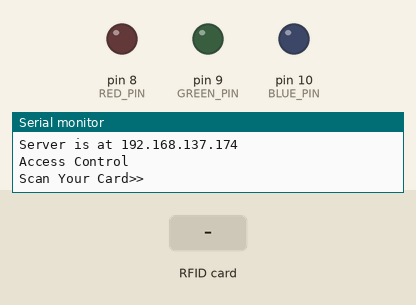
The sketch below on a simulated Arduino Mega 2560, built with avr-gcc and run on an emulated ATmega2560. On the bench: output pins drawn as LEDs (lit = HIGH), the last lines printed to the serial monitor. The inputs (shaded band) are chosen by the test bench. Storage starts empty; pins used as bus, display or sensor lines are not drawn.

Above: at 1.3 s.
1.4 s: RFID card 96 50 14 30 held to the reader
At 1.9 s:
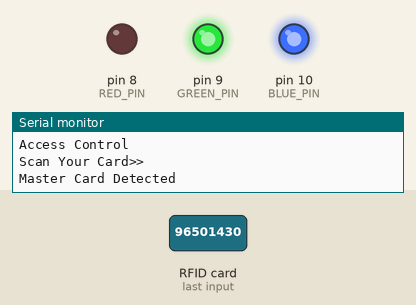
2.9 s: RFID card 9B 24 52 4C held to the reader
At 3.6 s:
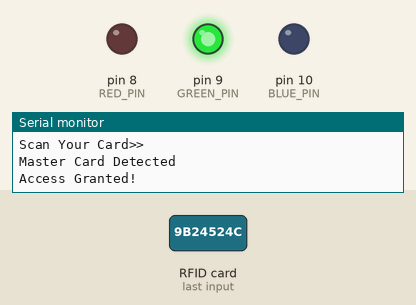
At 6.3 s:
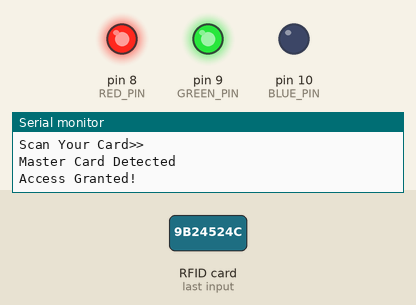
Timing chart, 0 to 7.8 s (numbered marks = the images above; inputs shaded):
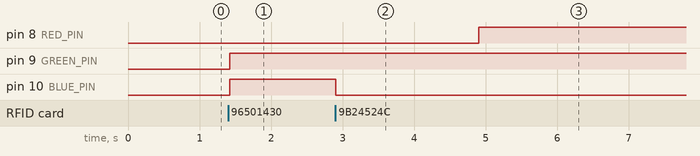

The sketch:

authentication.ino
```cpp
#include <SPI.h>
#include <MFRC522.h>
#include <Ethernet.h>
#include <SD.h>

// Pin definitions
const int RED_PIN = 8;
const int GREEN_PIN = 9;
const int BLUE_PIN = 10;

// RFID reader pins
#define RST_PIN 5
#define SS_PIN 53

// Master and Slave tag IDs
const String MasterTag = "96501430";  // Replace with your Master Tag ID
const String SlaveTag = "9B24524C";    // Replace with your Secondary Tag ID
String tagID = "";

// Timeout for granting access (in milliseconds)
const unsigned long accessTimeout = 5000;

// Variables needed for Web Server
byte mac[] = {0xA8, 0x61, 0x0A, 0xAE, 0x98, 0x24};  // Replace w/ MAC of ethernet shield
byte ip[] = { 192, 168, 137, 174 }; // ip in lan; run ipconfig, then under Ethernet adapter Ethernet, select any available host
EthernetServer server(80);
File webPage;
const String welcomePageHTM = "index.htm";
const String successPageHTM = "success.htm";
const String errorPageHTM = "error.htm";
String currentPage = welcomePageHTM;

// Instance of the MFRC522 RFID reader
MFRC522 mfrc522(SS_PIN, RST_PIN);

void setup() {
  // Initializing serial communication
  Serial.begin(9600);

  setupSD();
  setupRFID();
  setupLED();
  setupServer();

  Serial.println("Access Control");
  Serial.println("Scan Your Card>>");
}

void setupSD(){
  Serial.println("Initializing SD card...");
  if (!SD.begin(4)) {
    Serial.println("ERROR - SD card initialization failed!");
    return;
  }
  Serial.println("SUCCESS - SD card initialized.");

  if (!SD.exists(welcomePageHTM)){
    Serial.print("ERROR - Can't find ");
    Serial.print(welcomePageHTM);
    Serial.println(" file!");
    return;
  }
  if (!SD.exists(successPageHTM)){
    Serial.print("ERROR - Can't find ");
    Serial.print(successPageHTM);
    Serial.println(" file!");
    return;
  }
  if (!SD.exists(errorPageHTM)){
    Serial.print("ERROR - Can't find ");
    Serial.print(errorPageHTM);
    Serial.println(" file!");
    return;
  }
  Serial.println("SUCCESS - All files found");
}

void setupRFID() {
  SPI.begin();
  mfrc522.PCD_Init();
  Serial.println("SUCCESS - RFID set up complete!");
}

void setupLED() {
  pinMode(RED_PIN, OUTPUT);
  pinMode(GREEN_PIN, OUTPUT);
  pinMode(BLUE_PIN, OUTPUT);
  Serial.println("SUCCESS - LED set up complete!");
}

void setupServer() {
  Ethernet.begin(mac, ip);  // (mac, ip);

  // Check for Ethernet hardware present
  if (Ethernet.hardwareStatus() == EthernetNoHardware) {
    Serial.println("Ethernet shield was not found.  Sorry, can't run without hardware. :(");
    while (true) {
      delay(1); // do nothing, no point running without Ethernet hardware
    }
  }

  server.begin();
  Serial.print("Server is at ");
  Serial.println(Ethernet.localIP());
}

void loop() {
  serveClient();
}

void serveClient() {
  EthernetClient client = server.available();
  if (client) {
    boolean currentLineIsBlank = true;
    while (client.connected()) {
      if (client.available()) {
        char c = client.read();
        if (c == '\n' && currentLineIsBlank) {
          client.println("HTTP/1.1 200 OK");
          client.println("Content-Type: text/html");
          client.println("Connection: close");
          client.println();

          webPage = SD.open(currentPage);
          if (webPage) {
            while (webPage.available()) {
              client.write(webPage.read());
            }
            webPage.close();
          }
          break;
        }
        if (c == '\n') {
          currentLineIsBlank = true;
        } else if (c != '\r') {
          currentLineIsBlank = false;
        }
      }
    }
    //delay(1);
    client.stop();
  }
  detectRFID();
}

void detectRFID() {
  while (getID()) {
    // Checking if Master Tag is detected
    if (tagID == MasterTag) {
      Serial.println("Master Card Detected");

      // Setting LED to indicating color (Cyan)
      setColor(0, 255, 255);

      // Starting the timer
      unsigned long startTime = millis();

      // Waiting for Slave Tag within the timeout period
      while (millis() - startTime < accessTimeout) {
        if (getID() && tagID == SlaveTag) {
          // Slave Tag detected within the timeout period
          currentPage = successPageHTM;
          Serial.println("Access Granted!");

          // Setting LED to granted color (Green)
          setColor(0, 255, 0);

          // Additional code for granting access (e.g., opening doors)
          delay(2000); // Keeping the LED on for a while

          // Resetting LED to standby color (Yellow)
          setColor(255, 255, 0);
          break; // Exiting the loop once access is granted
        }
      }

      // Access denied if Slave Tag not detected within the timeout period
      if (tagID != SlaveTag) {
        Serial.println("Access Denied! Slave Card Not Detected within the timeout period");
        currentPage = errorPageHTM;
        // Setting LED to denied color (Red)
        setColor(255, 0, 0);

        delay(2000); // Keeping the LED on for a while

        // Resetting LED to standby color (Yellow)
        setColor(255, 255, 0);
      }

      break; // Exiting the loop once Master Card is detected and processed
    }
  }
}

// Function to read new tag if available
boolean getID() {
  // Getting ready for reading PICCs
  if (!mfrc522.PICC_IsNewCardPresent()) {
    // If a new PICC is not present, continue
    return false;
  }

  // Since a PICC is present, get the serial
  if (!mfrc522.PICC_ReadCardSerial()) {
    return false;
  }

  // Concatenating the tag ID bytes into a single string variable
  tagID = "";
  for (uint8_t i = 0; i < 4; i++) {
    tagID.concat(String(mfrc522.uid.uidByte[i], HEX));
  }
  tagID.toUpperCase();

  // Stopping reading
  mfrc522.PICC_HaltA();
  return true;
}

// Function to set LED color
void setColor(int redValue, int greenValue, int blueValue) {
  analogWrite(RED_PIN, redValue);
  analogWrite(GREEN_PIN, greenValue);
  analogWrite(BLUE_PIN, blueValue);
}
```

Measured:
- after the input at 1.4 s, pin 9 (GREEN_PIN), pin 10 (BLUE_PIN): LOW → HIGH at once
- after the input at 2.9 s, pin 8 (RED_PIN): LOW → HIGH after 2.0 s instead of 3.5 s; pin 9 (GREEN_PIN): stays HIGH (without the input it goes to LOW after 3.5 s); pin 10 (BLUE_PIN): HIGH → LOW after 0.01 s instead of 3.5 s
